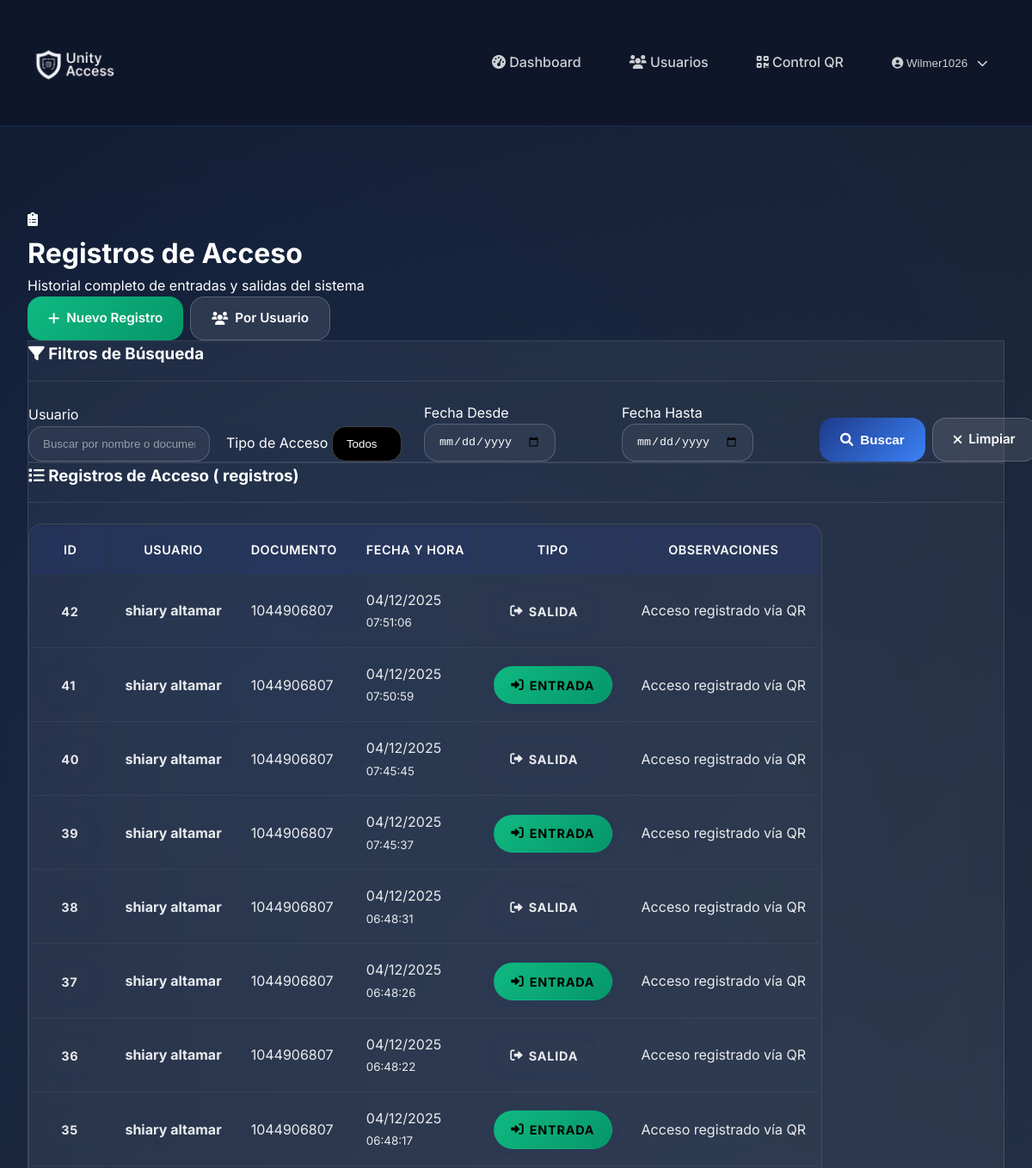
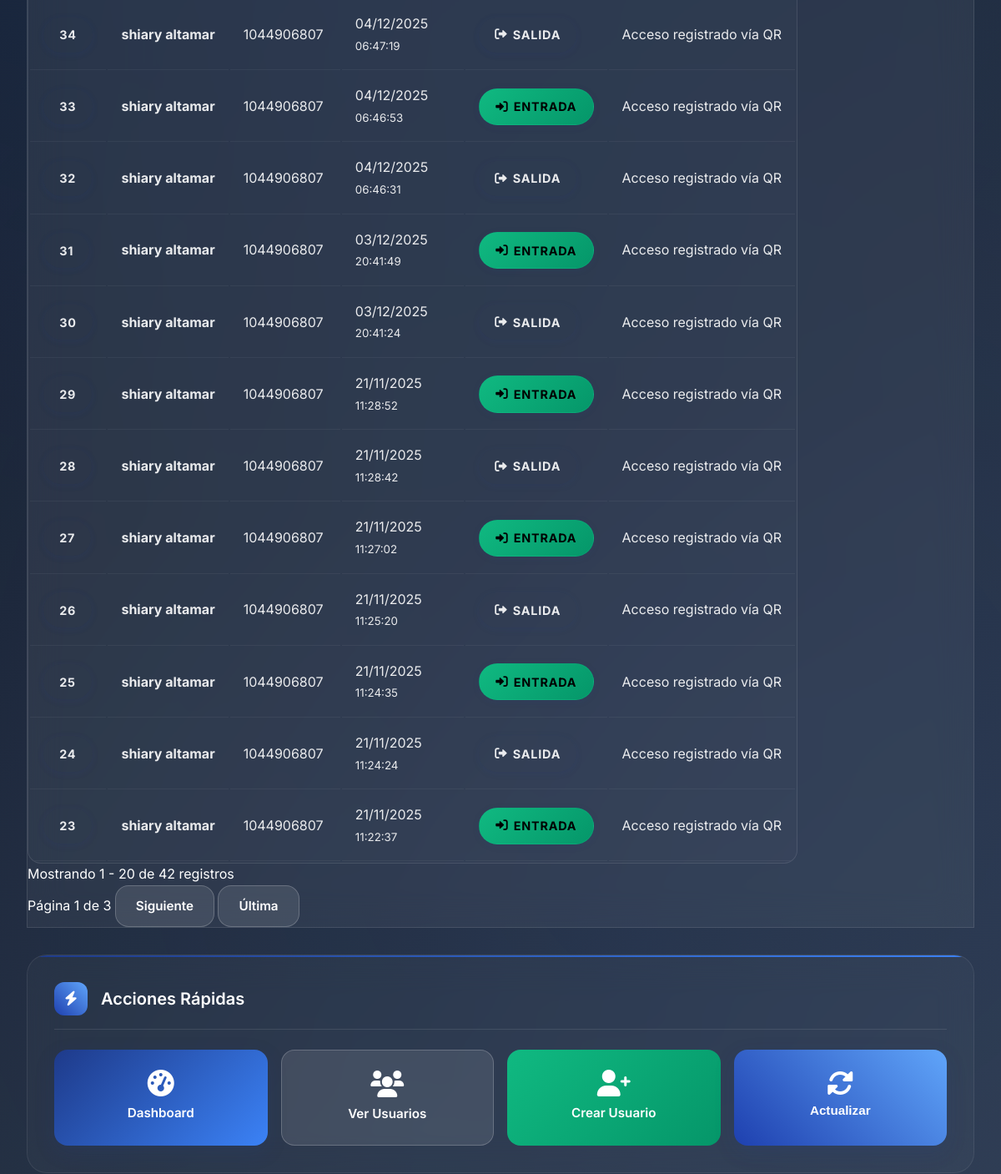
Before: /appi/accesos/ (signed in, upper part) with the older database file (2 pictures, top to bottom).
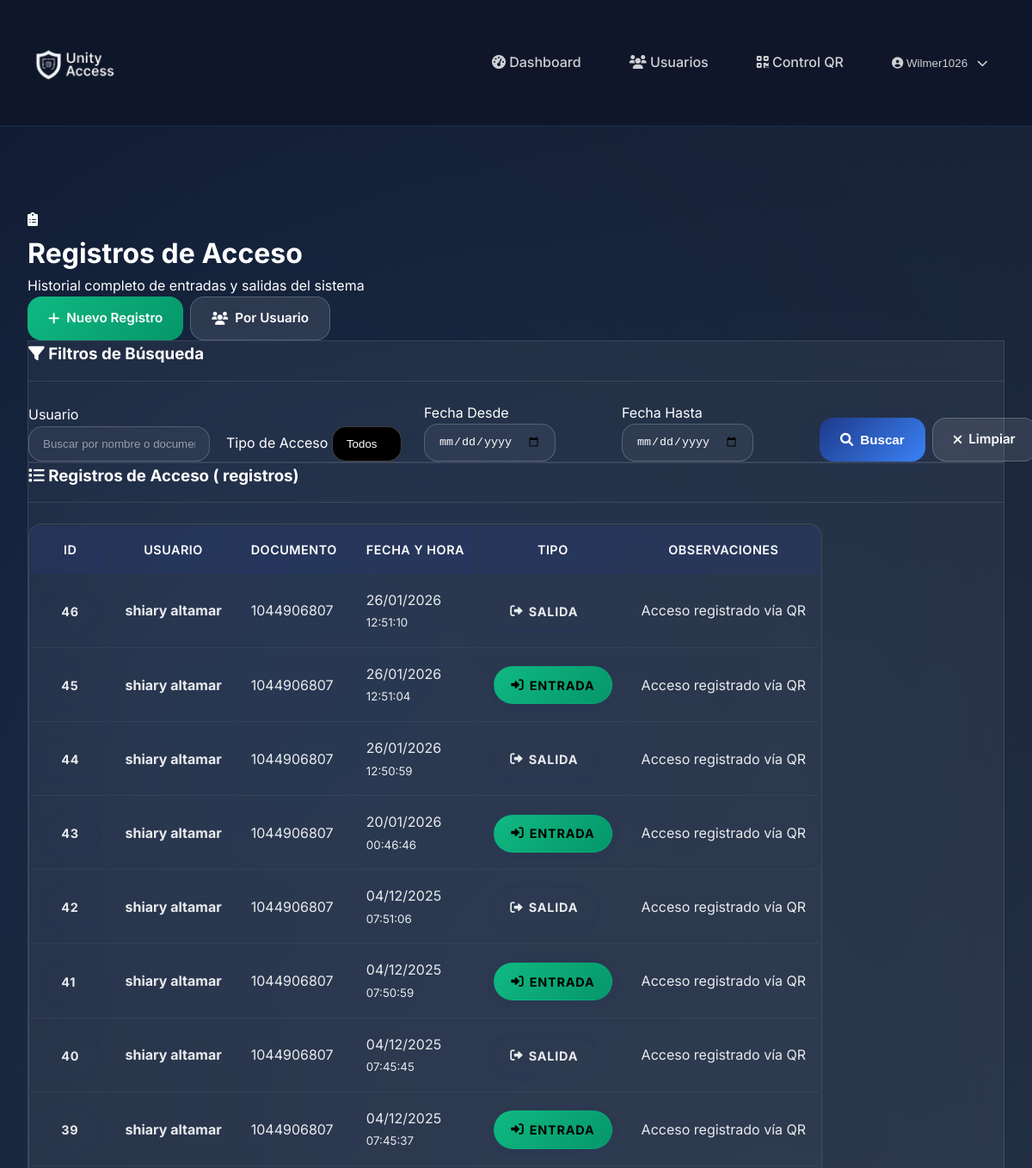
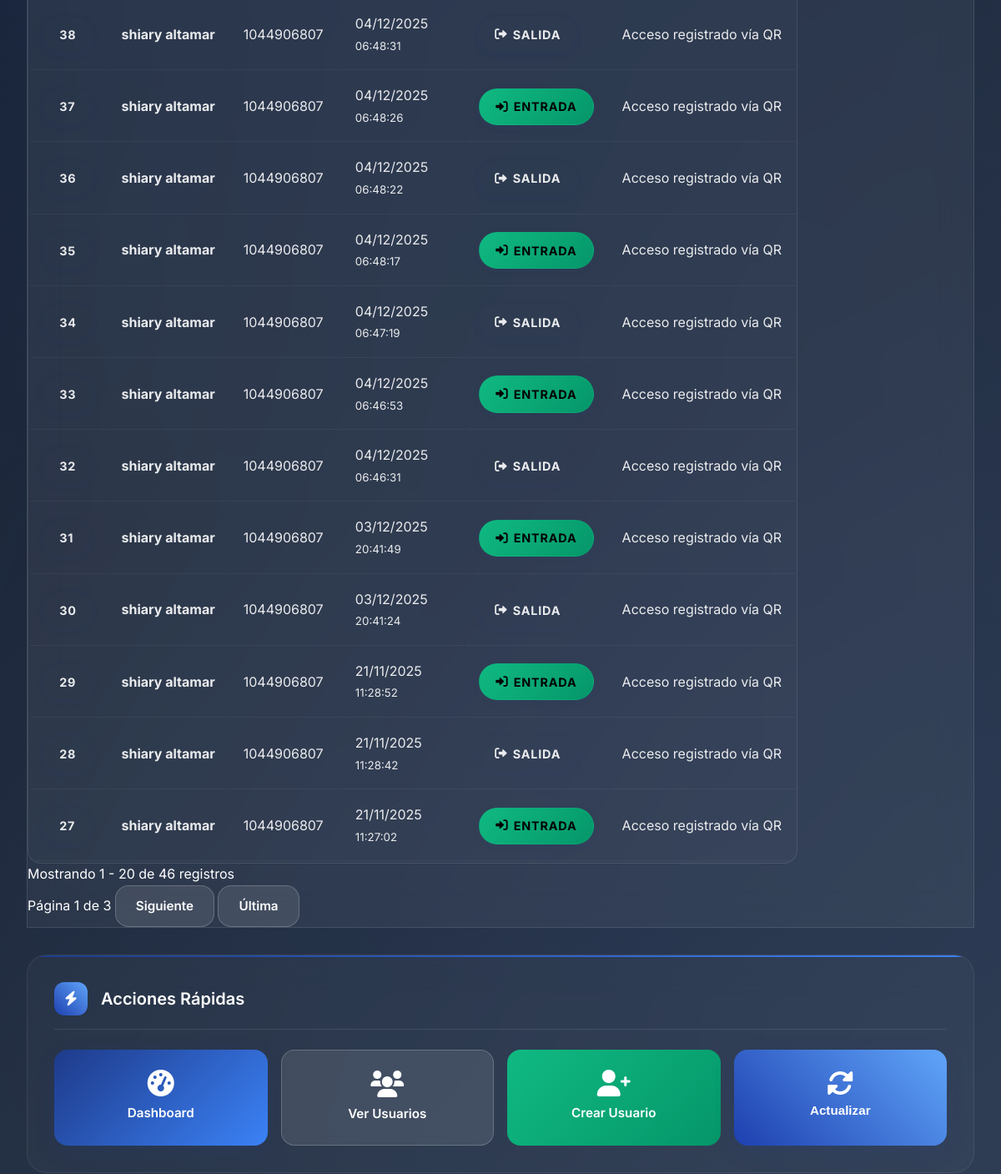
After: the same page with the newer database file (2 pictures, top to bottom).
### appi/models.py (models this page shows, shortened)
class RegistroAcceso(models.Model):
    TIPO_ACCESO_CHOICES = [
        ('entrada', 'Entrada'),
        ('salida', 'Salida'),
    ]
    usuario = models.ForeignKey(Usuario, to_field='numero_documento', on_delete=models.CASCADE, verbose_name="Usuario")
    fecha_hora = models.DateTimeField(default=timezone.now, verbose_name="Fecha y Hora")
    tipo_acceso = models.CharField(max_length=10, choices=TIPO_ACCESO_CHOICES, verbose_name="Tipo de Acceso")
    observaciones = models.TextField(blank=True, null=True, verbose_name="Observaciones")
    class Meta:
        verbose_name = "Registro de Acceso"
        verbose_name_plural = "Registros de Acceso"
        ordering = ['-fecha_hora']

class Usuario(models.Model):
    TIPO_DOCUMENTO_CHOICES = [
        ('CC', 'Cédula de Ciudadanía'),
        ('TI', 'Tarjeta de Identidad'),
        ('CE', 'Cédula de Extranjería'),
        ('PP', 'Pasaporte'),
    ]
    ESTADO_CHOICES = [
        ('activo', 'Activo'),
        ('inactivo', 'Inactivo'),
    ]
    numero_documento = models.CharField(max_length=20, unique=True, verbose_name="Número de Documento")
    tipo_documento = models.CharField(max_length=2, choices=TIPO_DOCUMENTO_CHOICES, default='CC', verbose_name="Tipo de Documento")
    nombres = models.CharField(max_length=100, verbose_name="Nombres")
    apellidos = models.CharField(max_length=100, verbose_name="Apellidos")
    email = models.EmailField(verbose_name="Correo Electrónico")
    telefono = models.CharField(max_length=15, blank=True, null=True, verbose_name="Teléfono")
    estado = models.CharField(max_length=10, choices=ESTADO_CHOICES, default='activo', verbose_name="Estado")
    fecha_registro = models.DateTimeField(auto_now_add=True, verbose_name="Fecha de Registro")
    fecha_actualizacion = models.DateTimeField(auto_now=True, verbose_name="Última Actualización")
    class Meta:
        verbose_name = "Usuario"
        verbose_name_plural = "Usuarios"
        ordering = ['apellidos', 'nombres']
    @property
    def nombre_completo(self):
        return f"{self.nombres} {self.apellidos}"

### appi/views.py (the view)
# urls.py: path('accesos/', views.lista_accesos, name='lista_accesos'),
@never_cache
@never_cache
@never_cache
@login_required
@user_passes_test(es_administrador)
def lista_accesos(request):
    accesos = RegistroAcceso.objects.select_related('usuario').order_by('-fecha_hora')
    fecha_desde = request.GET.get('fecha_desde')
    fecha_hasta = request.GET.get('fecha_hasta')
    tipo_acceso = request.GET.get('tipo_acceso')
    usuario_id = request.GET.get('usuario')
    if fecha_desde:
        accesos = accesos.filter(fecha_hora__date__gte=fecha_desde)
    if fecha_hasta:
        accesos = accesos.filter(fecha_hora__date__lte=fecha_hasta)
    if tipo_acceso:
        accesos = accesos.filter(tipo_acceso=tipo_acceso)
    if usuario_id:
        accesos = accesos.filter(usuario__numero_documento=usuario_id)
    paginator = Paginator(accesos, 20)  # 20 registros por página
    page_number = request.GET.get('page')
    page_obj = paginator.get_page(page_number)
    usuarios = Usuario.objects.filter(estado='activo').order_by('apellidos', 'nombres')
    context = {
        'page_obj': page_obj,
        'accesos': page_obj,
        'usuarios': usuarios,
        'fecha_desde': fecha_desde,
        'fecha_hasta': fecha_hasta,
        'tipo_acceso': tipo_acceso,
        'usuario_id': usuario_id,
        'total_accesos': accesos.count(),
        'is_paginated': page_obj.has_other_pages(),
        'paginator': paginator,
    }
    return render(request, 'accesos/lista.html', context)

### appi/views.py (called while the page is built)
def es_administrador(user):
    return user.is_authenticated and (user.is_superuser or user.is_staff)

### templates/accesos/lista.html (shortened to what the changed rows need)
{% extends 'base.html' %}
{% load static %}
{% block content %}
<div class="page-container">
    <div class="page-header">
        <div class="header-content">
            <div class="header-text">
                <h1>Registros de Acceso</h1>
            </div>
        </div>
    </div>
    <div class="card-custom glass-effect">
        <div class="card-body-custom">
            {% if accesos %}
                <div class="table-container">
                    <table class="table-custom">
                        <thead>
                            <tr>
                                <th>ID</th>
                                <th>Usuario</th>
                                <th>Documento</th>
                                <th>Fecha y Hora</th>
                                <th>Tipo</th>
                                <th>Observaciones</th>
                            </tr>
                        </thead>
                        <tbody>
                            {% for acceso in accesos %}
                            <tr>
                                <td>
                                    <span class="badge-custom badge-info-custom">{{ acceso.id }}</span>
                                </td>
                                <td>
                                    <div class="user-info">
                                        <strong>{{ acceso.usuario.nombre_completo }}</strong>
                                    </div>
                                </td>
                                <td>
                                    <span class="text-muted">{{ acceso.usuario.numero_documento }}</span>
                                </td>
                                <td>
                                    <div class="datetime-info">
                                        <div>{{ acceso.fecha_hora|date:"d/m/Y" }}</div>
                                        <small class="text-muted">{{ acceso.fecha_hora|date:"H:i:s" }}</small>
                                    </div>
                                </td>
                                <td>
                                    {% if acceso.tipo_acceso == 'entrada' %}
                                        <span class="badge-custom badge-success-custom">
                                            <i class="fas fa-sign-in-alt"></i> Entrada
                                        </span>
                                    {% else %}
                                        <span class="badge-custom badge-warning-custom">
                                            <i class="fas fa-sign-out-alt"></i> Salida
                                        </span>
                                    {% endif %}
                                </td>
                                <td>
                                    {% if acceso.observaciones %}
                                        <span class="text-truncate" style="max-width: 200px; display: inline-block;"
                                              title="{{ acceso.observaciones }}">
                                            {{ acceso.observaciones }}
                                        </span>
                                    {% else %}
                                        <span class="text-muted">-</span>
                                    {% endif %}
                                </td>
                            </tr>
                            {% endfor %}
                        </tbody>
                    </table>
                </div>
                {% if is_paginated %}
                <div class="pagination-container">
                    <div class="pagination-info">
                        <span>Mostrando {{ page_obj.start_index }} - {{ page_obj.end_index }} de {{ paginator.count }} registros</span>
                    </div>
                    <div class="pagination-controls">
                        <span class="current-page">Página {{ page_obj.number }} de {{ paginator.num_pages }}</span>
                        {% if page_obj.has_next %}
                            <a href="?page={{ page_obj.next_page_number }}"
                               class="btn-custom btn-secondary-custom">Siguiente</a>
                            <a href="?page={{ paginator.num_pages }}"
                               class="btn-custom btn-secondary-custom">Última</a>
                        {% endif %}
                    </div>
                </div>
                {% endif %}
            {% endif %}
        </div>
        </div>
    </div>
    <div class="content-card" style="margin-top: 2rem;">
        <div class="card-header-custom">
            <h2 class="card-title-custom">Acciones Rápidas</h2>
        </div>
    </div>
{% endblock %}

Changed rows visible on the page:
no longer on this page (row unchanged): RegistroAcceso: id "26", usuario.nombre_completo "shiary altamar", usuario.numero_documento "1044906807", fecha_hora "21/11/2025", fecha_hora "11:25:20", tipo_acceso "salida" (drawn), observaciones "Acceso registrado vía QR"
no longer on this page (row unchanged): RegistroAcceso: id "25", usuario.nombre_completo "shiary altamar", usuario.numero_documento "1044906807", fecha_hora "21/11/2025", fecha_hora "11:24:35", tipo_acceso "entrada" (drawn), observaciones "Acceso registrado vía QR"
no longer on this page (row unchanged): RegistroAcceso: id "24", usuario.nombre_completo "shiary altamar", usuario.numero_documento "1044906807", fecha_hora "21/11/2025", fecha_hora "11:24:24", tipo_acceso "salida" (drawn), observaciones "Acceso registrado vía QR"
no longer on this page (row unchanged): RegistroAcceso: id "23", usuario.nombre_completo "shiary altamar", usuario.numero_documento "1044906807", fecha_hora "21/11/2025", fecha_hora "11:22:37", tipo_acceso "entrada" (drawn), observaciones "Acceso registrado vía QR"
added RegistroAcceso: id "46", usuario.nombre_completo "shiary altamar", usuario.numero_documento "1044906807", fecha_hora "26/01/2026", fecha_hora "12:51:10", tipo_acceso "salida" (drawn), observaciones "Acceso registrado vía QR"
added RegistroAcceso: id "45", usuario.nombre_completo "shiary altamar", usuario.numero_documento "1044906807", fecha_hora "26/01/2026", fecha_hora "12:51:04", tipo_acceso "entrada" (drawn), observaciones "Acceso registrado vía QR"
added RegistroAcceso: id "44", usuario.nombre_completo "shiary altamar", usuario.numero_documento "1044906807", fecha_hora "26/01/2026", fecha_hora "12:50:59", tipo_acceso "salida" (drawn), observaciones "Acceso registrado vía QR"
added RegistroAcceso: id "43", usuario.nombre_completo "shiary altamar", usuario.numero_documento "1044906807", fecha_hora "20/01/2026", fecha_hora "00:46:46", tipo_acceso "entrada" (drawn), observaciones "Acceso registrado vía QR"
Other visible differences:
{{ paginator.count }}: "42" → "46"
